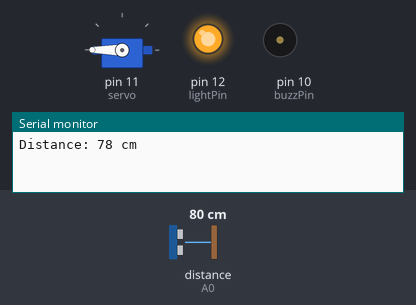
Recording of a sketch running on a simulated Arduino Uno, built with avr-gcc and run on an emulated ATmega328P. Parts: servo, output pins drawn as LEDs (lit = HIGH), buzzer (waves = sounding), the last lines printed to the serial monitor. Wiring (inferred from the names in the program): ultrasonic range finder: trigger pin 13; echo A0. The inputs (shaded band) are chosen by the test bench; at power-on: distance to the obstacle (sensor on A0) 80 cm. The echo pulse lasts 58.3 µs per cm; pins used as bus, display or sensor lines are not drawn.

Above: at 4.8 s.
4.9 s: distance to the obstacle (sensor on A0) set to 197 cm
At 5.8 s:
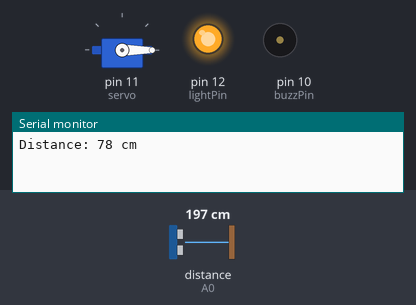
12.5 s: distance to the obstacle (sensor on A0) set to 207 cm
At 17.7 s:
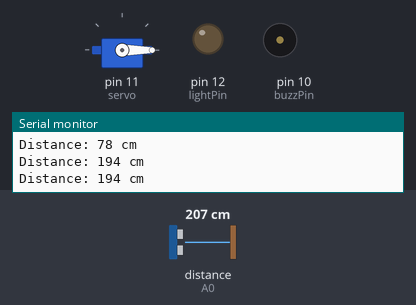
Timing chart, 0 to 19.2 s (numbered marks = the images above; inputs shaded):
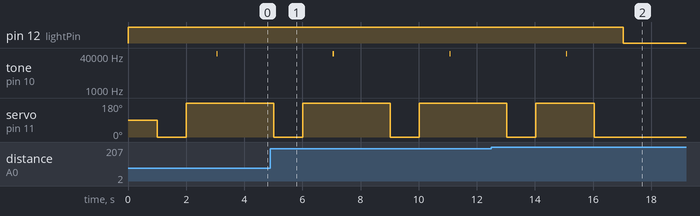

Measured:
- the behaviour switches between 202 and 203 cm on distance to the obstacle (sensor on A0) (found by bisection; images 1 and 2)
- after the input at 12.5 s, pin 12 (lightPin): HIGH → LOW after 4.5 s; tone on pin 10 (buzzPin): goes on until 15.1 s, then stays silent
- by itself, tone on pin 10 (buzzPin): alternates 52147 Hz for 0.04 s and silent for 4.0 s

The sketch:

servoDist.ino
```cpp
#include <Servo.h>

Servo servo;

const int echoPin = A0;
const int lightPin = 12;
const int triggerPin = 13;
const int buzzPin = 10;

void setup() {
  // put your setup code here, to run once:
  Serial.begin(9600);

  pinMode(echoPin, INPUT);

  pinMode(triggerPin, OUTPUT);
  pinMode(lightPin, OUTPUT);
  pinMode(buzzPin, OUTPUT);

  servo.attach(11);
}

void loop() {
  // put your main code here, to run repeatedly:
  turnOnTrigUlt();

  int dist = distanceInp();

  if (dist < 200) {
    turnOnLight();
    greetServo();
    buzz();
  } else {
    backServo();
    turnOffLight();
  }

  Serial.print("Distance: ");
  Serial.print(dist);
  Serial.println(" cm");
  delay(1000);
}

void buzz() {
  for (int i = 0; i <= 10; i++) {
    digitalWrite(buzzPin, HIGH);
    delayMicroseconds(10);
    digitalWrite(buzzPin, LOW);
  }
}

void turnOnLight() {
  digitalWrite(lightPin, HIGH);
  delay(1000);
}
void turnOffLight(){
  digitalWrite(lightPin, LOW);
  delay(1000);
}

void backServo() {
  servo.write(0);
  delay(1000);
}

void greetServo() {
  // for (int i = 0; i <= 180; i++) {
  //   servo.write(i);
  //   delay(10);
  // }
  servo.write(0);
  delay(1000);
  servo.write(180);
  delay(1000);
}

int distanceInp() {
  long duration = pulseIn(echoPin, HIGH);
  return duration * 0.034 / 2;
}

void turnOnTrigUlt() {
  digitalWrite(triggerPin, LOW);
  delayMicroseconds(2);
  digitalWrite(triggerPin, HIGH);
  delayMicroseconds(10);
  digitalWrite(triggerPin, LOW);
}
```
